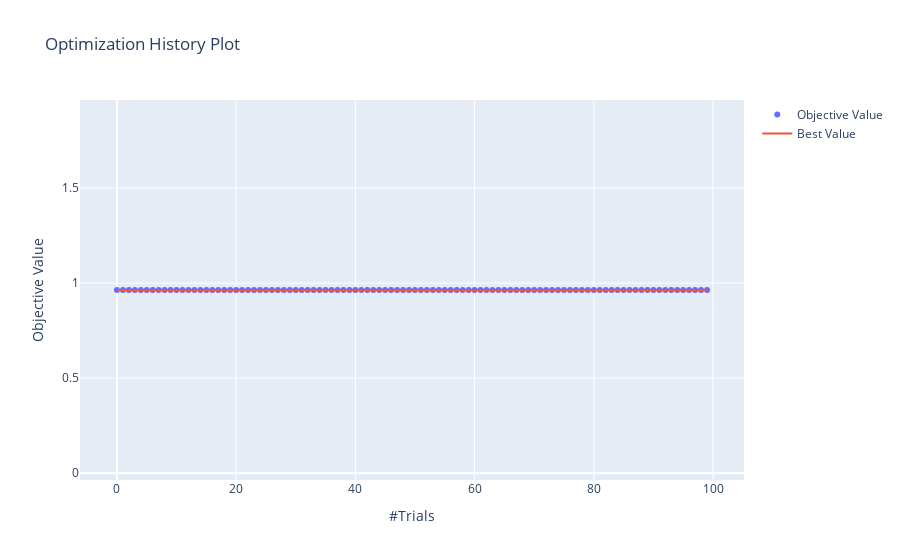

Notebook source saved alongside this figure:
### Markdown cell above
## Part 2. Use hyper parameter tuning system

Use [optuna](https://optuna.org/), [hyperopt](http://hyperopt.github.io/hyperopt/) or any other zero order optimizer to find optimal hyper param set.

### Code cell
# YOUR CODE HERE
import optuna

def step(trial):
    param = {'boosting_type':'gbdt',
             'learning_rate': trial.suggest_float('learning_rate',0.01, 1, log=True), #скорости обучения
             'objective':'multiclass',
             'num_class':[int(np.unique(y_train_train).size)],
             'n_estimators': trial.suggest_int('n_estimators',50, 200, log=True), #Количество деревьев
             'colsample_bytree': trial.suggest_float('colsample_bytree',0.5, 0.85, log=True), #Соотношение подвыборки столбцов при построении каждого дерева
             'max_depth': trial.suggest_int('max_depth', 15, 50, log=True), #Максимальная глубина дерева
             'num_leaves': trial.suggest_int('num_leaves', 50, 200,log=True), #Максимальное количество листьев дерева
             'lambda_l1':trial.suggest_float("lambda_l1", 1e-8, 10.0, log=True),
             'lambda_l2':trial.suggest_float("lambda_l2", 1e-8, 10.0, log=True),
             'min_split_gain': trial.suggest_float('min_split_gain', 0.5, 1.5, log=True), #Минимальное снижение потерь
             "min_child_samples":trial.suggest_int("min_child_samples", 5, 100), #Минимальное количество данных, необходимых в дочернем (листе).
             'subsample':trial.suggest_int('subsample', 1, 3, log=True), #Отношение подвыборки
             'metric': 'multi_error',
             'subsample_freq':trial.suggest_int('subsample_freq', 20, 30, log=True), #Частота подвыборки
             "feature_fraction":trial.suggest_float("feature_fraction", 0.4, 1.0),
             "bagging_fraction":trial.suggest_float("bagging_fraction", 0.4, 1.0),
             "bagging_freq":trial.suggest_int("bagging_freq", 1, 7),
             "verbose":-1
    }
    lgb_optimal = lgbm.LGBMClassifier(**param)
    lgb_optimal.fit(X_train_train_pca, y_train_train)
    prediction = np.rint(lgb1.predict(X_train_val_pca, num_iteration=lgb1.best_iteration_))
    accuracy = accuracy_score(y_train_val, prediction)
    return accuracy

study = optuna.create_study(direction="minimize")
study.optimize(step, n_trials=100, show_progress_bar=True)
fig = optuna.visualization.plot_optimization_history(study)
fig.show()

### Figure 1 — Plotly figure (JSON) as saved in the notebook; plotly's stock layout.template omitted (floating-point values rounded to 4 significant figures)
{"data": [{"mode": "markers", "name": "Objective Value", "type": "scatter", "x": [0, 1, 2, 3, 4, 5, 6, 7, 8, 9, 10, 11, 12, 13, 14, 15, 16, 17, 18, 19, 20, 21, 22, 23, 24, 25, 26, 27, 28, 29, 30, 31, 32, 33, 34, 35, 36, 37, 38, 39, 40, 41, 42, 43, 44, 45, 46, 47, 48, 49, 50, 51, 52, 53, 54, 55, 56, 57, 58, 59, 60, 61, 62, 63, 64, 65, 66, 67, 68, 69, 70, 71, 72, 73, 74, 75, 76, 77, 78, 79, 80, 81, 82, 83, 84, 85, 86, 87, 88, 89, 90, 91, 92, 93, 94, 95, 96, 97, 98, 99], "y": [0.9635, 0.9635, 0.9635, 0.9635, 0.9635, 0.9635, 0.9635, 0.9635, 0.9635, 0.9635, 0.9635, 0.9635, 0.9635, 0.9635, 0.9635, 0.9635, 0.9635, 0.9635, 0.9635, 0.9635, 0.9635, 0.9635, 0.9635, 0.9635, 0.9635, 0.9635, 0.9635, 0.9635, 0.9635, 0.9635, 0.9635, 0.9635, 0.9635, 0.9635, 0.9635, 0.9635, 0.9635, 0.9635, 0.9635, 0.9635, 0.9635, 0.9635, 0.9635, 0.9635, 0.9635, 0.9635, 0.9635, 0.9635, 0.9635, 0.9635, 0.9635, 0.9635, 0.9635, 0.9635, 0.9635, 0.9635, 0.9635, 0.9635, 0.9635, 0.9635, 0.9635, 0.9635, 0.9635, 0.9635, 0.9635, 0.9635, 0.9635, 0.9635, 0.9635, 0.9635, 0.9635, 0.9635, 0.9635, 0.9635, 0.9635, 0.9635, 0.9635, 0.9635, 0.9635, 0.9635, 0.9635, 0.9635, 0.9635, 0.9635, 0.9635, 0.9635, 0.9635, 0.9635, 0.9635, 0.9635, 0.9635, 0.9635, 0.9635, 0.9635, 0.9635, 0.9635, 0.9635, 0.9635, 0.9635, 0.9635]}, {"name": "Best Value", "type": "scatter", "x": [0, 1, 2, 3, 4, 5, 6, 7, 8, 9, 10, 11, 12, 13, 14, 15, 16, 17, 18, 19, 20, 21, 22, 23, 24, 25, 26, 27, 28, 29, 30, 31, 32, 33, 34, 35, 36, 37, 38, 39, 40, 41, 42, 43, 44, 45, 46, 47, 48, 49, 50, 51, 52, 53, 54, 55, 56, 57, 58, 59, 60, 61, 62, 63, 64, 65, 66, 67, 68, 69, 70, 71, 72, 73, 74, 75, 76, 77, 78, 79, 80, 81, 82, 83, 84, 85, 86, 87, 88, 89, 90, 91, 92, 93, 94, 95, 96, 97, 98, 99], "y": [0.9635, 0.9635, 0.9635, 0.9635, 0.9635, 0.9635, 0.9635, 0.9635, 0.9635, 0.9635, 0.9635, 0.9635, 0.9635, 0.9635, 0.9635, 0.9635, 0.9635, 0.9635, 0.9635, 0.9635, 0.9635, 0.9635, 0.9635, 0.9635, 0.9635, 0.9635, 0.9635, 0.9635, 0.9635, 0.9635, 0.9635, 0.9635, 0.9635, 0.9635, 0.9635, 0.9635, 0.9635, 0.9635, 0.9635, 0.9635, 0.9635, 0.9635, 0.9635, 0.9635, 0.9635, 0.9635, 0.9635, 0.9635, 0.9635, 0.9635, 0.9635, 0.9635, 0.9635, 0.9635, 0.9635, 0.9635, 0.9635, 0.9635, 0.9635, 0.9635, 0.9635, 0.9635, 0.9635, 0.9635, 0.9635, 0.9635, 0.9635, 0.9635, 0.9635, 0.9635, 0.9635, 0.9635, 0.9635, 0.9635, 0.9635, 0.9635, 0.9635, 0.9635, 0.9635, 0.9635, 0.9635, 0.9635, 0.9635, 0.9635, 0.9635, 0.9635, 0.9635, 0.9635, 0.9635, 0.9635, 0.9635, 0.9635, 0.9635, 0.9635, 0.9635, 0.9635, 0.9635, 0.9635, 0.9635, 0.9635]}], "layout": {"title": {"text": "Optimization History Plot"}, "xaxis": {"title": {"text": "#Trials"}}, "yaxis": {"title": {"text": "Objective Value"}}}}
